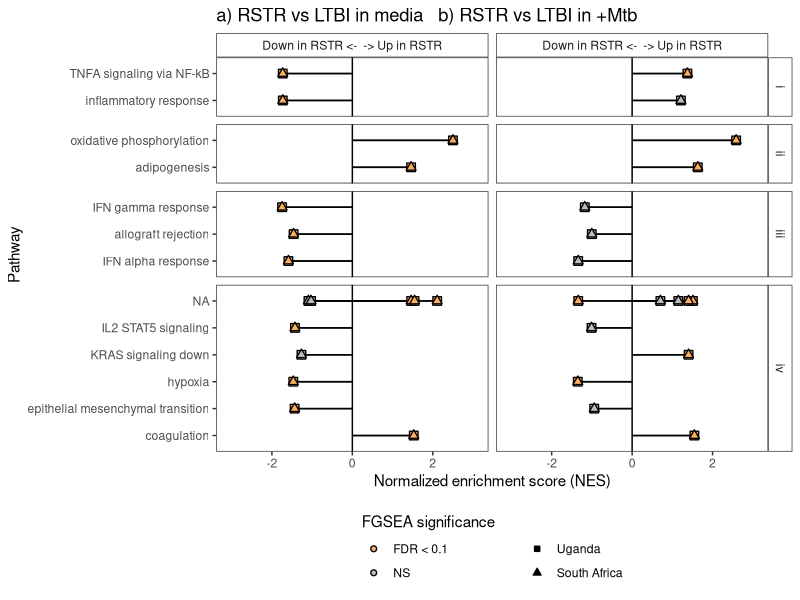
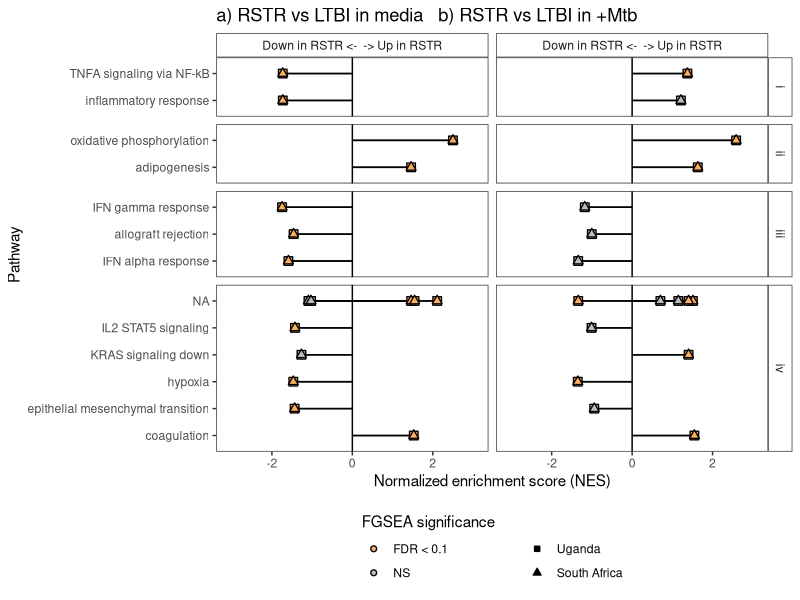
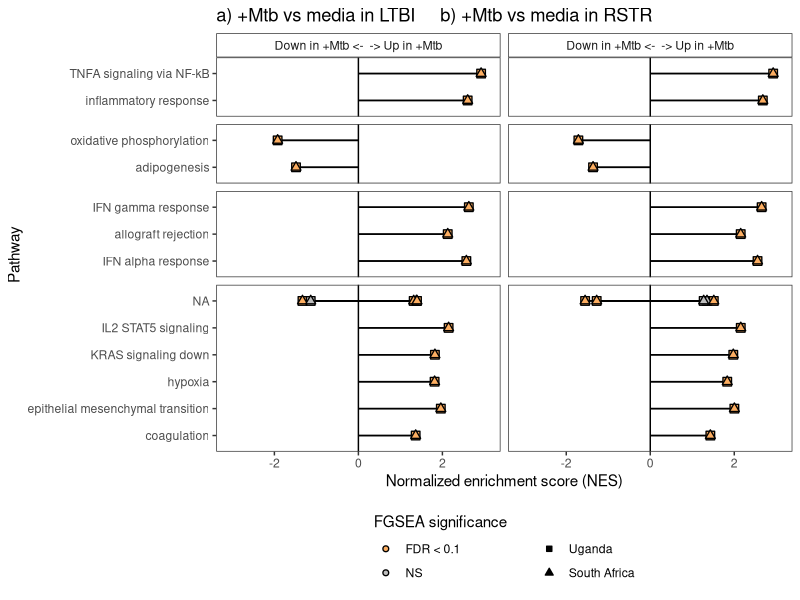
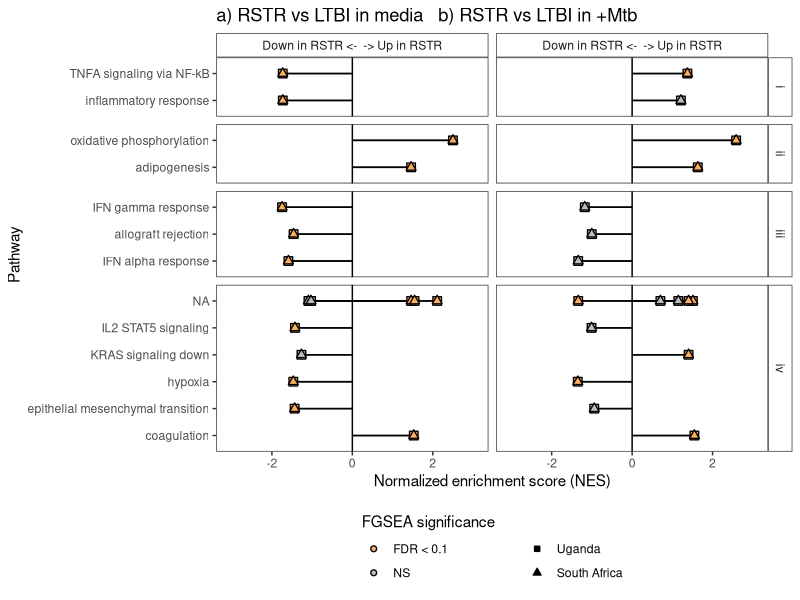
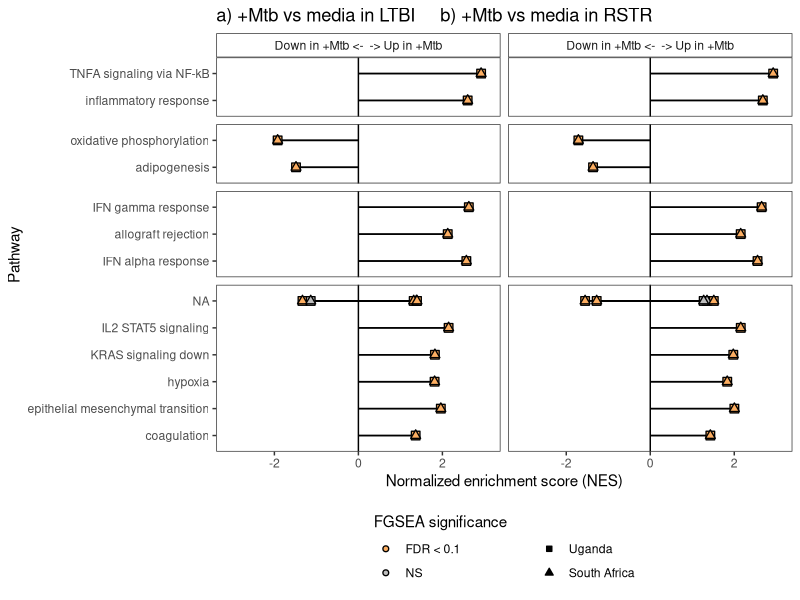

The R script that drew these images, in order:
library(tidyverse)
fdr.cutoff <- 0.1

#### Data ####
hU <- read_csv("../Uganda/results/GSEA/h_GSEA.result.csv")
hSA <- read_csv("../SAfrica/results/GSEA/h_GSEA.result.csv")
  
#### Significant terms ####
# Signif for at least 1 TB and 1 RSTR contrast
## RSTR
hU.signifR <- hU %>% 
  filter(group %in% c("RSTRinMEDIA","RSTRinTB") &
           fgsea.FDR <= fdr.cutoff) %>% 
  distinct(pathway) %>% unlist(use.names = FALSE)
hSA.signifR <- hSA %>% 
  filter(group %in% c("RSTRinMEDIA","RSTRinTB") &
           fgsea.FDR <= fdr.cutoff) %>% 
  distinct(pathway) %>% unlist(use.names = FALSE)

## TB
hU.signifTB <- hU %>% 
  filter(group %in% c("TBinLTBI","TBinRSTR") &
           fgsea.FDR <= fdr.cutoff) %>% 
  distinct(pathway) %>% unlist(use.names = FALSE)
hSA.signifTB <- hSA %>% 
  filter(group %in% c("TBinLTBI","TBinRSTR") &
           fgsea.FDR <= fdr.cutoff) %>% 
  distinct(pathway) %>% unlist(use.names = FALSE)

# Signifi in both datasets
signif.all <- intersect(intersect(hU.signifR, hU.signifTB),
                        intersect(hSA.signifR, hSA.signifTB))

# Combine and filter data
h.signif <- mutate(hU, dataset = "Uganda") %>% 
  bind_rows(mutate(hSA, dataset = "South Africa")) %>% 
  filter(pathway %in% signif.all)

## Save list for use in fold change plot
save(h.signif, file="GSEA.signif.RData")

#### Format data ####
h.signif.format <- h.signif %>% 
  #dataset order
  mutate(dataset = factor(dataset, level=c("Uganda","South Africa"))) %>% 
  #color by significance
  mutate(Significance = ifelse(fgsea.FDR <= fdr.cutoff, 
                               paste("FDR <", fdr.cutoff),
                               "NS")) %>% 
  #Beautify labels
  mutate(pathway = gsub("HALLMARK_","",pathway)) %>% 
  ##lowercase and then correction
  mutate(pathway = gsub("_"," ", tolower(pathway)),
         pathway = gsub("tnfa","TNFA",pathway),
         pathway = gsub("nfkb","NF-kB",pathway),
         pathway = gsub("interferon","IFN",pathway),
         pathway = gsub("il2","IL2",pathway),
         pathway = gsub("stat5","STAT5",pathway),
         pathway = gsub("kras","KRAS",pathway),
         pathway = gsub(" dn"," down",pathway)) %>% 
  ## order
  mutate(pathway = factor(pathway, 
                          levels=c(#Split to up R
                                   "coagulation", 
                                   
                                   #Split R
                                   "epithelial mesenchymal transition",
                                   "hypoxia",
                                   "KRAS signaling down",
                                   "IL2 STAT5 signaling",
                                   #All R down
                                   "IFN alpha response",
                                   "allograft rejection",
                                   "IFN gamma response",
                                   
                                   #Down with TB
                                   "adipogenesis",
                                   "oxidative phosphorylation",
                                   #Down to up R
                                   "inflammatory response",
                                   "TNFA signaling via NF-kB"))) %>% 
  mutate(group2 = ifelse(pathway %in% c("adipogenesis",
                                        "oxidative phosphorylation"), "ii",
                         ifelse(pathway %in% c("IFN alpha response",
                                               "allograft rejection",
                                               "IFN gamma response"), "iii",
                                ifelse(pathway %in% c("inflammatory response",
                                                      "TNFA signaling via NF-kB"), "i", "iv"))))

#### Plot param ####
#facet labels
facet_lab <- c('RSTRinMEDIA'="Down in RSTR <-  -> Up in RSTR",
               'RSTRinTB'="Down in RSTR <-  -> Up in RSTR",
               'TBinLTBI'="Down in +Mtb <-  -> Up in +Mtb",
               'TBinRSTR'="Down in +Mtb <-  -> Up in +Mtb",
               'i'='i','ii'='ii','iii'='iii','iv'='iv')

#Enrichment score limits
plot.lim <- max(abs(h.signif$fgsea.NES))+0.15

#### Plot ####
plot1 <- h.signif.format %>% 
  filter(group %in% c("RSTRinMEDIA","RSTRinTB")) %>% 
  ggplot() +
  geom_segment(aes(x=pathway, xend=pathway, 
                   y=0, yend=fgsea.NES),
               size=0.5) +
  geom_point(aes(x=pathway, y=fgsea.NES,
                 fill = Significance, size = dataset, shape=dataset),
             stroke=0.7) +
  geom_hline(yintercept = 0) +
    
  scale_fill_manual(values=c("FDR < 0.1"="#fdae61",
                               "NS"="grey")) +
  scale_shape_manual(values=c(22,24)) +
  scale_size_manual(values=c(2.8,2)) +
  lims(y=c(-plot.lim,plot.lim)) +
  coord_flip() +
  labs(x="Pathway", y="Normalized enrichment score (NES)",
         fill = "FGSEA significance", shape="",
       title="a) RSTR vs LTBI in media   b) RSTR vs LTBI in +Mtb") + 
  facet_grid(group2 ~ group, scales="free_y", 
             labeller = as_labeller(facet_lab),
                space = "free_y") +
  theme_bw() +
  theme(legend.position = "bottom", legend.direction = "vertical",
        strip.background = element_rect(fill="white"),
        panel.grid.major = element_blank(),
        panel.grid.minor = element_blank())+
  #force legend color/shape
  guides(fill = guide_legend(override.aes = list(shape = 21)),
           shape = guide_legend(override.aes = list(fill = "black")),
           size = "none") 
  
plot1

plot2<- h.signif.format %>% 
  filter(group %in% c("TBinRSTR","TBinLTBI")) %>% 
  ggplot() +
  geom_segment(aes(x=pathway, xend=pathway, 
                   y=0, yend=fgsea.NES),
               size=0.5) +
  geom_point(aes(x=pathway, y=fgsea.NES,
                 fill = Significance, size = dataset, shape=dataset),
             stroke=0.7) +
  geom_hline(yintercept = 0) +
  
  scale_fill_manual(values=c("FDR < 0.1"="#fdae61",
                             "NS"="grey")) +
  scale_shape_manual(values=c(22,24)) +
  scale_size_manual(values=c(2.8,2)) +
  lims(y=c(-plot.lim,plot.lim)) +
  coord_flip() +
  labs(x="Pathway", y="Normalized enrichment score (NES)",
       fill = "FGSEA significance", shape="",
       title="a) +Mtb vs media in LTBI     b) +Mtb vs media in RSTR") + 
  facet_grid(group2 ~ group, scales="free_y", 
             labeller = as_labeller(facet_lab),
             space = "free_y") +
  theme_bw() +
  theme(legend.position = "bottom", legend.direction = "vertical",
        strip.text.y = element_blank(),
        strip.background = element_rect(fill="white"),
        panel.grid.major = element_blank(),
        panel.grid.minor = element_blank())+
  #force legend color/shape
  guides(fill = guide_legend(override.aes = list(shape = 21)),
         shape = guide_legend(override.aes = list(fill = "black")),
         size = "none") 

#plot2

#### Save ####
ggsave(filename="Fig3.GSEA.RSTR.pdf",
         plot1,
         width = 6.8, height=4.5)
ggsave(filename="FigS3.GSEA.MTB.pdf",
       plot2,
       width = 6.7, height=4.5)

ggsave(filename="Fig3.GSEA.RSTR.tiff",
       plot1,
       width = 6.8, height=4.5)
ggsave(filename="FigS3.GSEA.MTB.tiff",
       plot2,
       width = 6.7, height=4.5)

